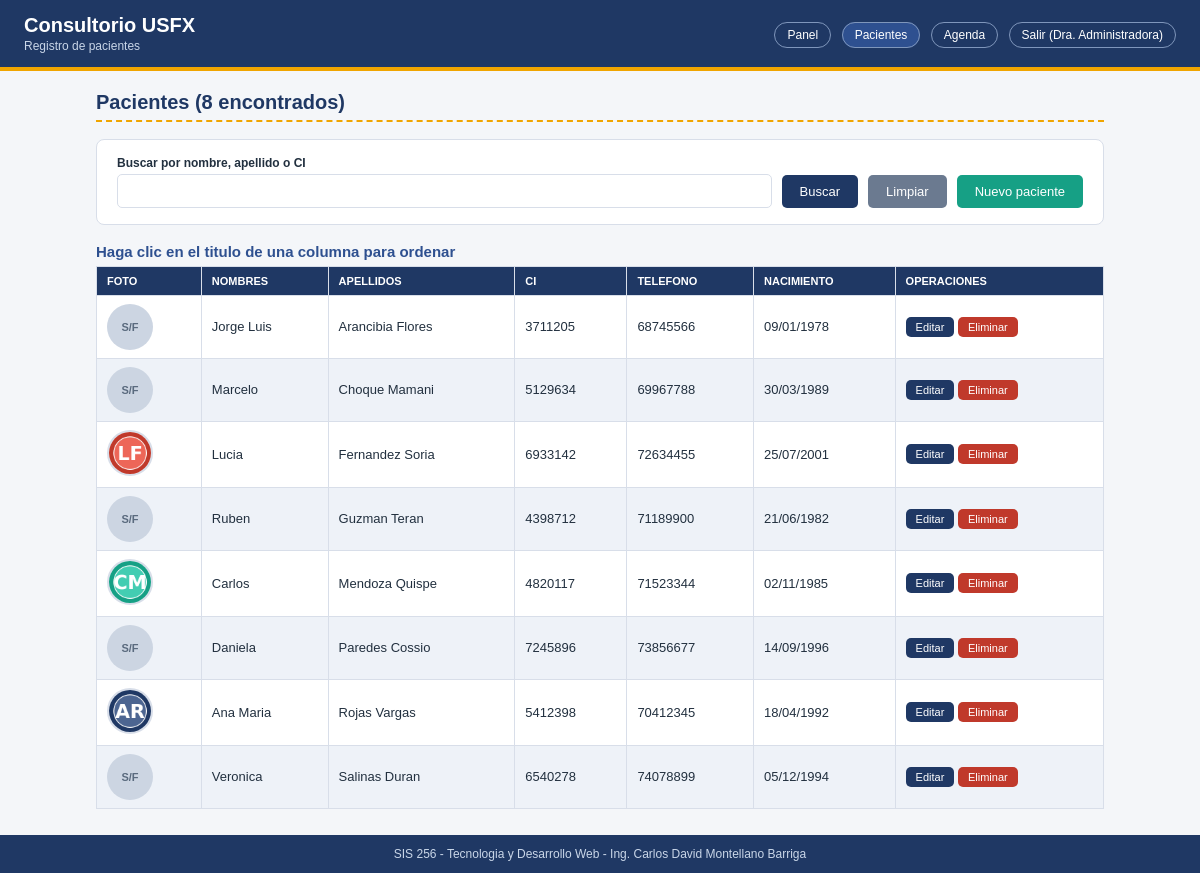
Page /laboratorio3/listar.php (signed in) on the committed database.
### tables this page shows
CREATE TABLE `pacientes` (
  `id` int(11) NOT NULL,
  `fotografia` varchar(100) NOT NULL DEFAULT '',
  `nombres` varchar(60) NOT NULL,
  `apellidos` varchar(60) NOT NULL,
  `ci` varchar(20) NOT NULL,
  `telefono` varchar(20) NOT NULL,
  `fecha_nacimiento` date NOT NULL
);

### laboratorio3/listar.php (the view, shortened to what this page needs)
<?php
require_once "conexion.php";
$subtitulo = "Registro de pacientes";
$activo    = "pacientes";
include "menu.php";
$esAdmin = ($_SESSION["rol"] === "admin");
$buscar = trim($_GET["buscar"] ?? "");
$patron = "%" . $buscar . "%";
$orden = $_GET["orden"] ?? "apellidos";
$sql = "SELECT id, fotografia, nombres, apellidos, ci, telefono, fecha_nacimiento
        FROM pacientes
        WHERE nombres LIKE ? OR apellidos LIKE ? OR ci LIKE ?
        ORDER BY $orden, id";
$stmt = $conn->prepare($sql);
$stmt->bind_param("sss", $patron, $patron, $patron);
$stmt->execute();
$resultado = $stmt->get_result();
$total = $resultado->num_rows;
$qBuscar = urlencode($buscar);
?>
    <h2>Pacientes (<?php echo $total; ?> encontrados)</h2>
    <form action="listar.php" method="get" class="panel">
        <label for="buscar">Buscar por nombre, apellido o CI</label>
        <div class="barra">
            <div style="flex:1; min-width:200px;">
                <input type="text" id="buscar" name="buscar" value="<?php echo e($buscar); ?>">
            </div>
            <button type="submit" class="boton">Buscar</button>
            <a href="listar.php" class="boton boton-sec">Limpiar</a>
            <?php if ($esAdmin) { ?>
                <a href="form_insertar.php" class="boton boton-ok">Nuevo paciente</a>
            <?php } ?>
        </div>
    </form>
    <?php if ($total === 0) { ?>
        <div class="aviso aviso-error">No se encontraron pacientes<?php echo $buscar !== "" ? " para &laquo;" . e($buscar) . "&raquo;" : ""; ?>.</div>
    <?php } else { ?>
        <h3>Haga clic en el titulo de una columna para ordenar</h3>
        <table>
            <thead>
                <tr>
                    <th>Foto</th>
                    <th><a href="listar.php?orden=nombres&amp;buscar=<?php echo $qBuscar; ?>">Nombres</a></th>
                    <th><a href="listar.php?orden=apellidos&amp;buscar=<?php echo $qBuscar; ?>">Apellidos</a></th>
                    <th><a href="listar.php?orden=ci&amp;buscar=<?php echo $qBuscar; ?>">CI</a></th>
                    <th>Telefono</th>
                    <th><a href="listar.php?orden=fecha_nacimiento&amp;buscar=<?php echo $qBuscar; ?>">Nacimiento</a></th>
                    <?php if ($esAdmin) { ?><th>Operaciones</th><?php } ?>
                </tr>
            </thead>
            <tbody>
            <?php while ($p = $resultado->fetch_assoc()) { ?>
                <tr>
                    <td><?php echo dibujarFoto($p["fotografia"]); ?></td>
                    <td><?php echo e($p["nombres"]); ?></td>
                    <td><?php echo e($p["apellidos"]); ?></td>
                    <td><?php echo e($p["ci"]); ?></td>
                    <td><?php echo e($p["telefono"]); ?></td>
                    <td><?php echo e(date("d/m/Y", strtotime($p["fecha_nacimiento"]))); ?></td>
                    <?php if ($esAdmin) { ?>
                    <td>
                        <a href="form_editar.php?id=<?php echo (int)$p["id"]; ?>" class="boton mini">Editar</a>
                        <a href="delete.php?id=<?php echo (int)$p["id"]; ?>" class="boton boton-no mini"
                           onclick="return confirm('Eliminar a este paciente?');">Eliminar</a>
                    </td>
                    <?php } ?>
                </tr>
            <?php } ?>
            </tbody>
        </table>
    <?php } ?>
</div>
<?php
pie();
?>

### laboratorio3/menu.php (shortened to what this page needs)
<?php
require_once __DIR__ . "/funciones.php";
$subtitulo = $subtitulo ?? "";
$activo    = $activo    ?? "";
?>
<!DOCTYPE html>
<html lang="es">
<head>
    <link rel="stylesheet" href="estilos.css">
</head>
<body>
<header class="cabecera">
    <div>
        <h1>Consultorio USFX</h1>
        <p><?php echo e($subtitulo); ?></p>
    </div>
    <nav>
        <a href="panel.php"  class="<?php echo $activo === 'panel'     ? 'activo' : ''; ?>">Panel</a>
        <a href="listar.php" class="<?php echo $activo === 'pacientes' ? 'activo' : ''; ?>">Pacientes</a>
        <a href="agenda.php" class="<?php echo $activo === 'agenda'    ? 'activo' : ''; ?>">Agenda</a>
        <a href="cerrar_sesion.php">Salir (<?php echo e($_SESSION["nombre"] ?? ""); ?>)</a>
    </nav>
</header>
<div class="contenedor">

### laboratorio3/funciones.php (shortened to what this page needs)
<?php
function e($texto) {
    return htmlspecialchars((string)$texto, ENT_QUOTES, "UTF-8");
}
function dibujarFoto($archivo) {
    $archivo = basename((string)$archivo);
    if ($archivo !== "" && file_exists(__DIR__ . "/images/" . $archivo)) {
        return '<img class="foto" src="images/' . e($archivo) . '" alt="Fotografia">';
    }
    return '<div class="sinfoto">S/F</div>';
}
function pie() {
    echo '<div class="pie">SIS 256 - Tecnologia y Desarrollo Web - Ing. Carlos David Montellano Barriga</div>';
    echo '</body></html>';
}
?>

### laboratorio3/estilos.css (style rules this page uses)
:root { --azul: #1f3864; --azul-claro: #2e5090; --dorado: #f0a500; --verde: #16a085; --rojo: #c0392b; --gris: #f4f6f9; --borde: #d8dee9; --texto: #22303f; }
* { box-sizing: border-box; }
body { margin: 0; font-family: Arial, Helvetica, sans-serif; background: var(--gris); color: var(--texto); }
.cabecera { display: flex; align-items: center; justify-content: space-between; flex-wrap: wrap; gap: 12px; background: var(--azul); color: #fff; padding: 14px 24px; border-bottom: 4px solid var(--dorado); }
.cabecera h1 { font-size: 20px; margin: 0; }
.cabecera p { margin: 2px 0 0; font-size: 12px; color: #c9d6e8; }
.cabecera nav a { color: #fff; text-decoration: none; border: 1px solid #7f96bb; border-radius: 14px; padding: 5px 12px; font-size: 12px; margin-left: 6px; }
.cabecera nav a:hover, .cabecera nav a.activo { background: var(--azul-claro); }
.contenedor { max-width: 1040px; margin: 20px auto; padding: 0 16px; }
h2 { color: var(--azul); border-bottom: 2px dashed var(--dorado); padding-bottom: 6px; font-size: 20px; }
h3 { color: var(--azul-claro); margin-bottom: 6px; font-size: 15px; }
.panel { background: #fff; border: 1px solid var(--borde); border-radius: 8px; padding: 16px 20px; margin-bottom: 18px; }
.barra { display: flex; gap: 10px; align-items: flex-end; flex-wrap: wrap; }
label { display: block; font-size: 12px; font-weight: bold; margin-bottom: 4px; }
input[type="text"], input[type="email"], input[type="password"], input[type="date"], input[type="time"], input[type="file"], select, textarea { width: 100%; padding: 8px 10px; border: 1px solid var(--borde); border-radius: 5px; font-size: 14px; background: #fff; }
.boton { display: inline-block; background: var(--azul); color: #fff; border: none; border-radius: 5px; padding: 9px 18px; font-size: 13px; cursor: pointer; text-decoration: none; transition: background .2s; }
.boton-ok { background: var(--verde); }
.boton-no { background: var(--rojo); }
.boton-sec { background: #6b7a90; }
.mini { padding: 4px 10px; font-size: 11px; }
table { width: 100%; border-collapse: collapse; background: #fff; }
th, td { border: 1px solid var(--borde); padding: 8px 10px; font-size: 13px; text-align: left; vertical-align: middle; }
thead th { background: var(--azul); color: #fff; text-transform: uppercase; font-size: 11px; }
thead th a { color: #fff; text-decoration: none; }
tbody tr:nth-child(even) { background: #eef2f8; }
.foto { width: 46px; height: 46px; border-radius: 50%; object-fit: cover; border: 2px solid var(--borde); }
.sinfoto { width: 46px; height: 46px; border-radius: 50%; background: #ccd5e2; color: #5a6a7e; display: flex; align-items: center; justify-content: center; font-size: 11px; font-weight: bold; }
.pie { background: var(--azul); color: #c9d6e8; text-align: center; font-size: 12px; padding: 12px; margin-top: 26px; }

### rows in the picture
pacientes: nombres "Jorge Luis", apellidos "Arancibia Flores", ci "3711205", telefono "68745566", fecha_nacimiento "09/01/1978"
pacientes: nombres "Marcelo", apellidos "Choque Mamani", ci "5129634", telefono "69967788", fecha_nacimiento "30/03/1989"
pacientes: fotografia (picture), nombres "Lucia", apellidos "Fernandez Soria", ci "6933142", telefono "72634455", fecha_nacimiento "25/07/2001"
pacientes: nombres "Ruben", apellidos "Guzman Teran", ci "4398712", telefono "71189900", fecha_nacimiento "21/06/1982"
pacientes: fotografia (picture), nombres "Carlos", apellidos "Mendoza Quispe", ci "4820117", telefono "71523344", fecha_nacimiento "02/11/1985"
pacientes: nombres "Daniela", apellidos "Paredes Cossio", ci "7245896", telefono "73856677", fecha_nacimiento "14/09/1996"
pacientes: fotografia (picture), nombres "Ana Maria", apellidos "Rojas Vargas", ci "5412398", telefono "70412345", fecha_nacimiento "18/04/1992"
pacientes: nombres "Veronica", apellidos "Salinas Duran", ci "6540278", telefono "74078899", fecha_nacimiento "05/12/1994"

### other values in the picture
$subtitulo "Registro de pacientes"
$_SESSION["nombre"] "Dra. Administradora"
$total "8"
